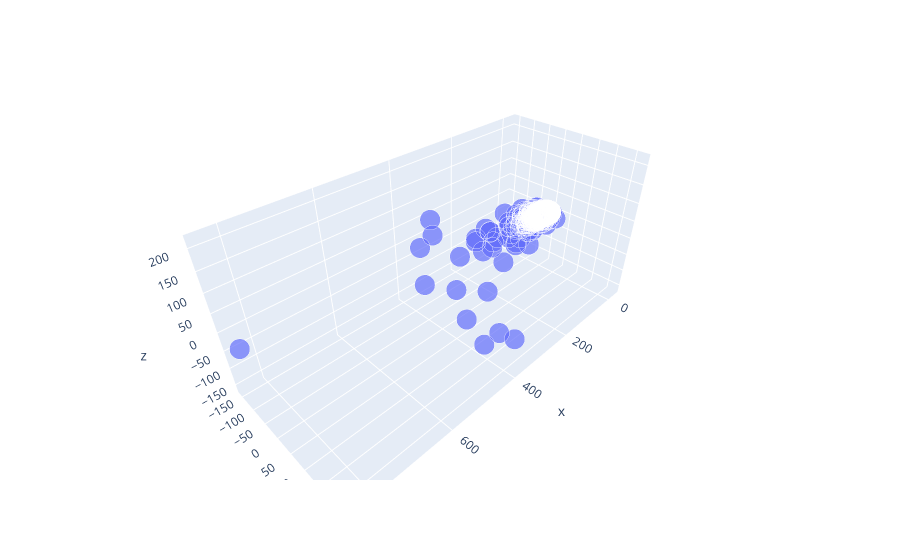

Write notebook code for a chart like this one.
### Markdown cell above
### >>> **Exercise 13 (take home):**
If you want a nicer interactive visualization here, I would encourage you try to install and use plotly to achieve this.

### Code cell
# Answer here
import plotly_express as px
axes_data = {
    "x": X_reduced[:, 0],
    "y": X_reduced[:, 1],
    "z": X_reduced[:, 2]
}
X_3d = pd.DataFrame(axes_data)
size = [1 for x in X_reduced]
fig = px.scatter_3d(X_3d, x='x', y='y', z='z', size = size)
fig.show()

### Figure 1 — Plotly figure (JSON) as saved in the notebook; plotly's stock layout.template omitted (floating-point values rounded to 4 significant figures; data arrays with more than 128 entries replaced by an {"elided": "..."} marker saying what was removed)
{"data": [{"hovertemplate": "x=%{x}<br>y=%{y}<br>z=%{z}<br>size=%{marker.size}<extra></extra>", "legendgroup": "", "marker": {"color": "#636efa", "size": {"elided": "2257 int values"}, "sizemode": "area", "sizeref": 0.0025, "symbol": "circle"}, "mode": "markers", "name": "", "scene": "scene", "showlegend": false, "type": "scatter3d", "x": {"elided": "2257 float values"}, "y": {"elided": "2257 float values"}, "z": {"elided": "2257 float values"}}], "layout": {"legend": {"itemsizing": "constant", "tracegroupgap": 0}, "margin": {"t": 60}, "scene": {"domain": {"x": [0, 1], "y": [0, 1]}, "xaxis": {"title": {"text": "x"}}, "yaxis": {"title": {"text": "y"}}, "zaxis": {"title": {"text": "z"}}}}}
